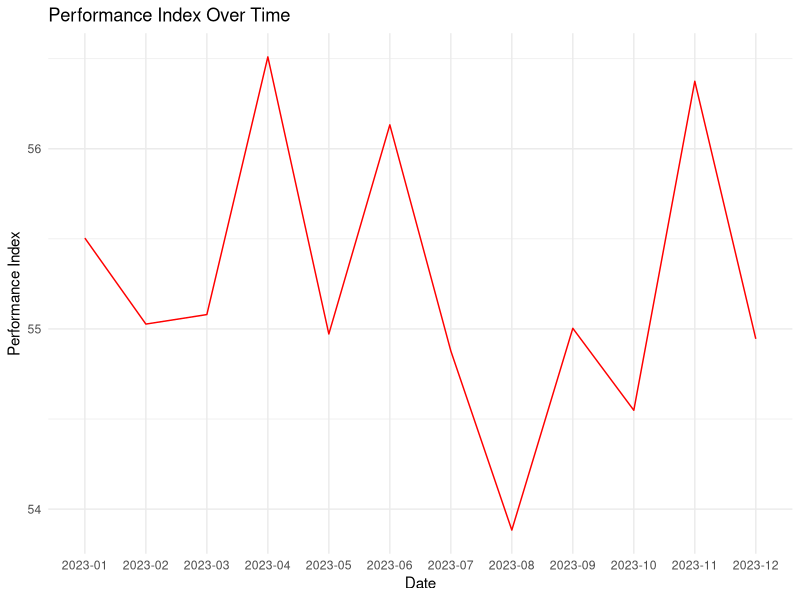
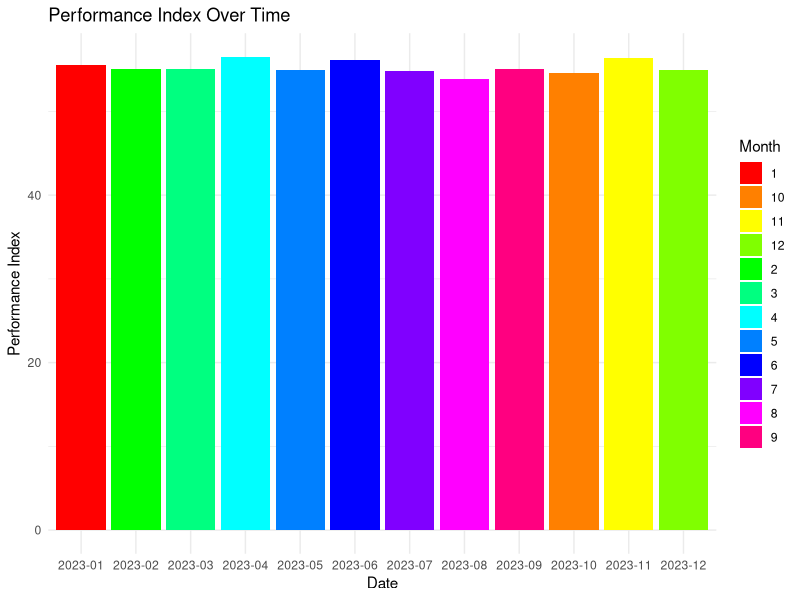

Source code (R) for these figures, in order:
# Load necessary library
library(ggplot2)

# Read the CSV file
data <- read.csv("Student_Performance.csv")

# Convert the 'Date' column to Date format
data$Date <- as.Date(data$Date, format = "%m/%d/%Y")

data$Month <- format(data$Date, "%Y-%m")
data <- aggregate(Performance_Index ~ Month, data, mean)

# Plotting the line chart
ggplot(data, aes(x = Month, y = Performance_Index, group = 1)) +
  geom_line(color = "red") +
  labs(x = "Date", y = "Performance Index") +
  ggtitle("Performance Index Over Time") +
  theme_minimal()


ggplot(data, aes(x = Month, y = Performance_Index, fill = as.factor(row.names(data)))) +
  geom_bar(stat = "identity") +
  labs(x = "Date", y = "Performance Index") +
  ggtitle("Performance Index Over Time") +
  theme_minimal() +
  scale_fill_manual(values = rainbow(nrow(data))) + 
  #rename legend's title
  guides(fill = guide_legend(title = "Month"))
